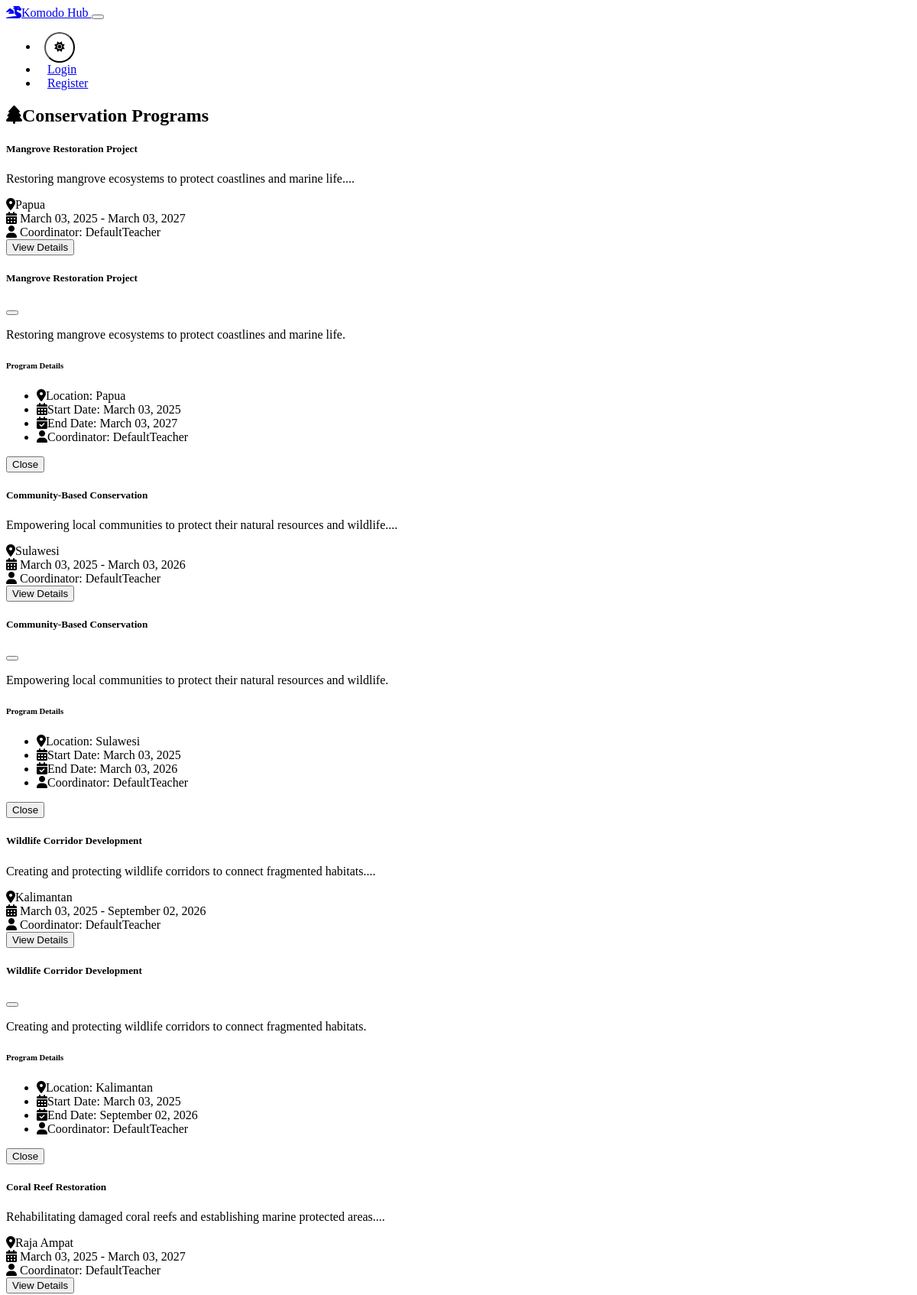
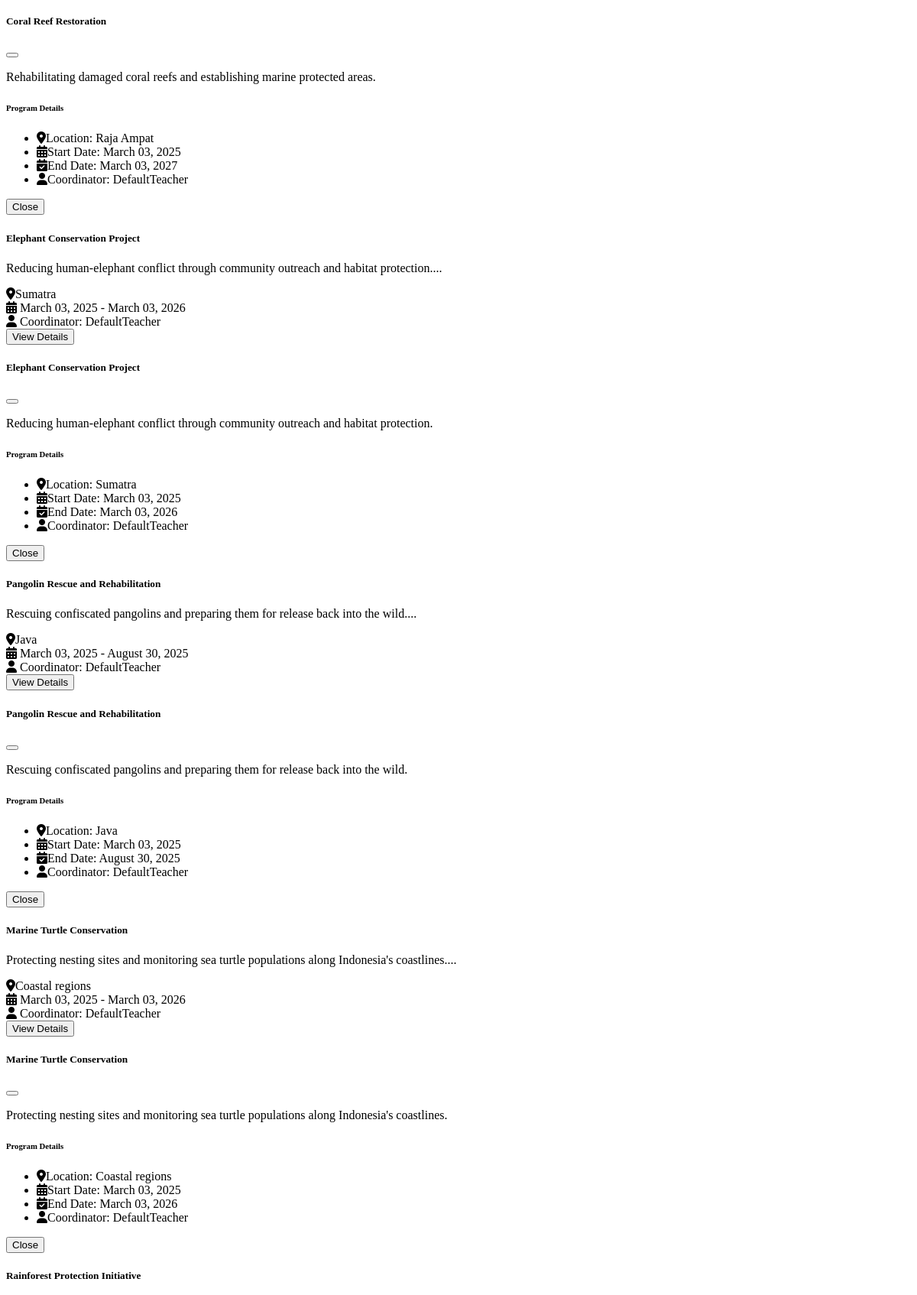
Page /programs (upper part) on the committed database (2 pictures, top to bottom).
### models.py (models this page shows, shortened)
class ConservationProgram(db.Model):
    id = db.Column(db.Integer, primary_key=True)
    title = db.Column(db.String(200), nullable=False)
    description = db.Column(db.Text, nullable=False)
    location = db.Column(db.String(100))
    start_date = db.Column(db.DateTime)
    end_date = db.Column(db.DateTime)
    coordinator_id = db.Column(db.Integer, db.ForeignKey('user.id'), nullable=False)

class User(UserMixin, db.Model):
    id = db.Column(db.Integer, primary_key=True)
    username = db.Column(db.String(64), unique=True, nullable=False)
    email = db.Column(db.String(120), unique=True, nullable=False)
    password_hash = db.Column(db.String(256))
    role = db.Column(db.String(20), nullable=False)  # teacher, student, community
    created_at = db.Column(db.DateTime, default=datetime.utcnow)
    resources = db.relationship('EducationalResource', backref='author', lazy=True)
    programs = db.relationship('ConservationProgram', backref='coordinator', lazy=True)
    progress = db.relationship('UserProgress', backref='user', lazy=True)

### blueprints/programs.py (the view)
@programs.route('/programs')
def list():
    programs = ConservationProgram.query.order_by(ConservationProgram.start_date.desc()).all()
    form = ProgramForm()  # Create form instance for the modal
    return render_template('programs/index.html', programs=programs, form=form)

### templates/programs/index.html (shortened to what this page needs)
{% extends "base.html" %}
{% block content %}
<div class="row mb-4">
    <div class="col-12 d-flex justify-content-between align-items-center">
        <h2><i class="fas fa-tree me-2"></i>Conservation Programs</h2>
    </div>
</div>
<div class="row g-4">
    {% for program in programs %}
    <div class="col-md-6">
        <div class="card h-100">
            <div class="card-body">
                <h5 class="card-title">{{ program.title }}</h5>
                <p class="card-text">{{ program.description[:200] }}...</p>
                <div class="mt-3">
                    <div class="mb-2">
                        <i class="fas fa-map-marker-alt me-2"></i>{{ program.location }}
                    </div>
                    <div class="mb-2">
                        <i class="fas fa-calendar-alt me-2"></i>
                        {{ program.start_date.strftime('%B %d, %Y') }} -
                        {{ program.end_date.strftime('%B %d, %Y') }}
                    </div>
                    <div>
                        <i class="fas fa-user me-2"></i>
                        Coordinator: {{ program.coordinator.username }}
                    </div>
                </div>
            </div>
            <div class="card-footer">
                <button class="btn btn-primary btn-sm" data-bs-toggle="modal" data-bs-target="#programModal{{ program.id }}">
                    View Details
                </button>
            </div>
        </div>
    </div>
    <div class="modal fade" id="programModal{{ program.id }}" tabindex="-1">
        <div class="modal-dialog modal-lg">
            <div class="modal-content">
                <div class="modal-header">
                    <h5 class="modal-title">{{ program.title }}</h5>
                    <button type="button" class="btn-close" data-bs-dismiss="modal"></button>
                </div>
                <div class="modal-body">
                    <p>{{ program.description }}</p>
                    <h6>Program Details</h6>
                    <ul class="list-unstyled">
                        <li><i class="fas fa-map-marker-alt me-2"></i>Location: {{ program.location }}</li>
                        <li><i class="fas fa-calendar-alt me-2"></i>Start Date: {{ program.start_date.strftime('%B %d, %Y') }}</li>
                        <li><i class="fas fa-calendar-check me-2"></i>End Date: {{ program.end_date.strftime('%B %d, %Y') }}</li>
                        <li><i class="fas fa-user me-2"></i>Coordinator: {{ program.coordinator.username }}</li>
                    </ul>
                </div>
                <div class="modal-footer">
                    <button type="button" class="btn btn-secondary" data-bs-dismiss="modal">Close</button>
                </div>
            </div>
        </div>
    </div>
    {% endfor %}
</div>
{% endblock %}

### static/css/custom.css (style rules this page uses)
:root[data-bs-theme=light] { --custom-bg: var(--bs-light); --custom-text: var(--bs-dark); }
body { transition: background-color 0.3s ease, color 0.3s ease; }
.card { transition: transform 0.2s, box-shadow 0.2s; }

### rows in the picture
ConservationProgram: title "Mangrove Restoration Project", description "Restoring mangrove ecosystems to protect coastlines and marine life.", location "Papua", start_date "March 03, 2025", end_date "March 03, 2027", coordinator.username "DefaultTeacher"
ConservationProgram: title "Community-Based Conservation", description "Empowering local communities to protect their natural resources and wildlife.", location "Sulawesi", start_date "March 03, 2025", end_date "March 03, 2026", coordinator.username "DefaultTeacher"
ConservationProgram: title "Wildlife Corridor Development", description "Creating and protecting wildlife corridors to connect fragmented habitats.", location "Kalimantan", start_date "March 03, 2025", end_date "September 02, 2026", coordinator.username "DefaultTeacher"
ConservationProgram: title "Coral Reef Restoration", description "Rehabilitating damaged coral reefs and establishing marine protected areas.", location "Raja Ampat", start_date "March 03, 2025", end_date "March 03, 2027", coordinator.username "DefaultTeacher"
ConservationProgram: title "Elephant Conservation Project", description "Reducing human-elephant conflict through community outreach and habitat protection.", location "Sumatra", start_date "March 03, 2025", end_date "March 03, 2026", coordinator.username "DefaultTeacher"
ConservationProgram: title "Pangolin Rescue and Rehabilitation", description "Rescuing confiscated pangolins and preparing them for release back into the wild.", location "Java", start_date "March 03, 2025", end_date "August 30, 2025", coordinator.username "DefaultTeacher"
ConservationProgram: title "Marine Turtle Conservation", description "Protecting nesting sites and monitoring sea turtle populations along Indonesia's coastlines.", location "Coastal regions", start_date "March 03, 2025", end_date "March 03, 2026", coordinator.username "DefaultTeacher"
ConservationProgram: title "Rainforest Protection Initiative"
